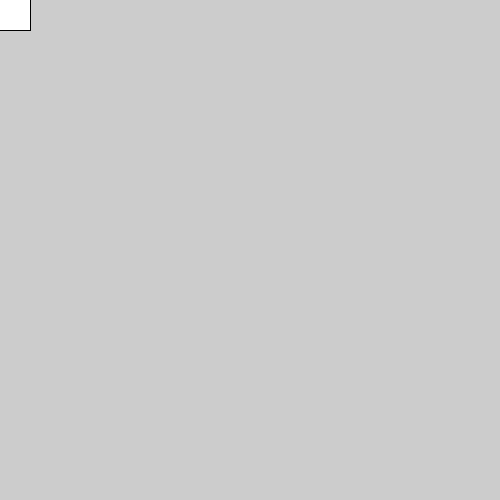
Frame 1 (no input)
Frame 60 (the mouse pressed at the canvas centre just before this capture): identical to frame 1, image omitted
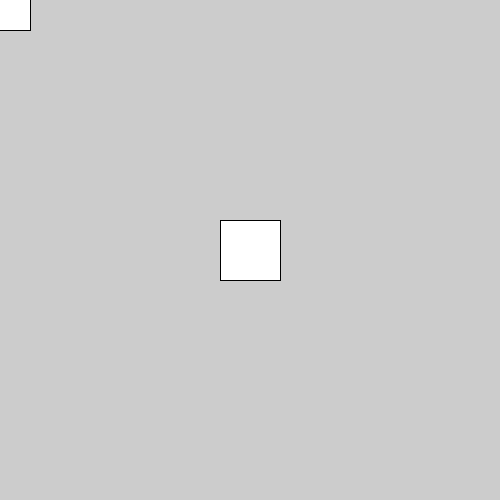
Frame 120 (the mouse held since frame 60 and released just before this capture)

The Processing sketch that drew these frames (run headless with seeded random() and noise(); from frame 60 on, the mouse is pressed at the canvas centre):

// Processing sketch: code_07_25
// ── code_07_25.pde
void setup() {
     size(500, 500);
}
   void draw() {
     translate(mouseX-30, mouseY-30);
     rect(0, 0, 60, 60);
}
